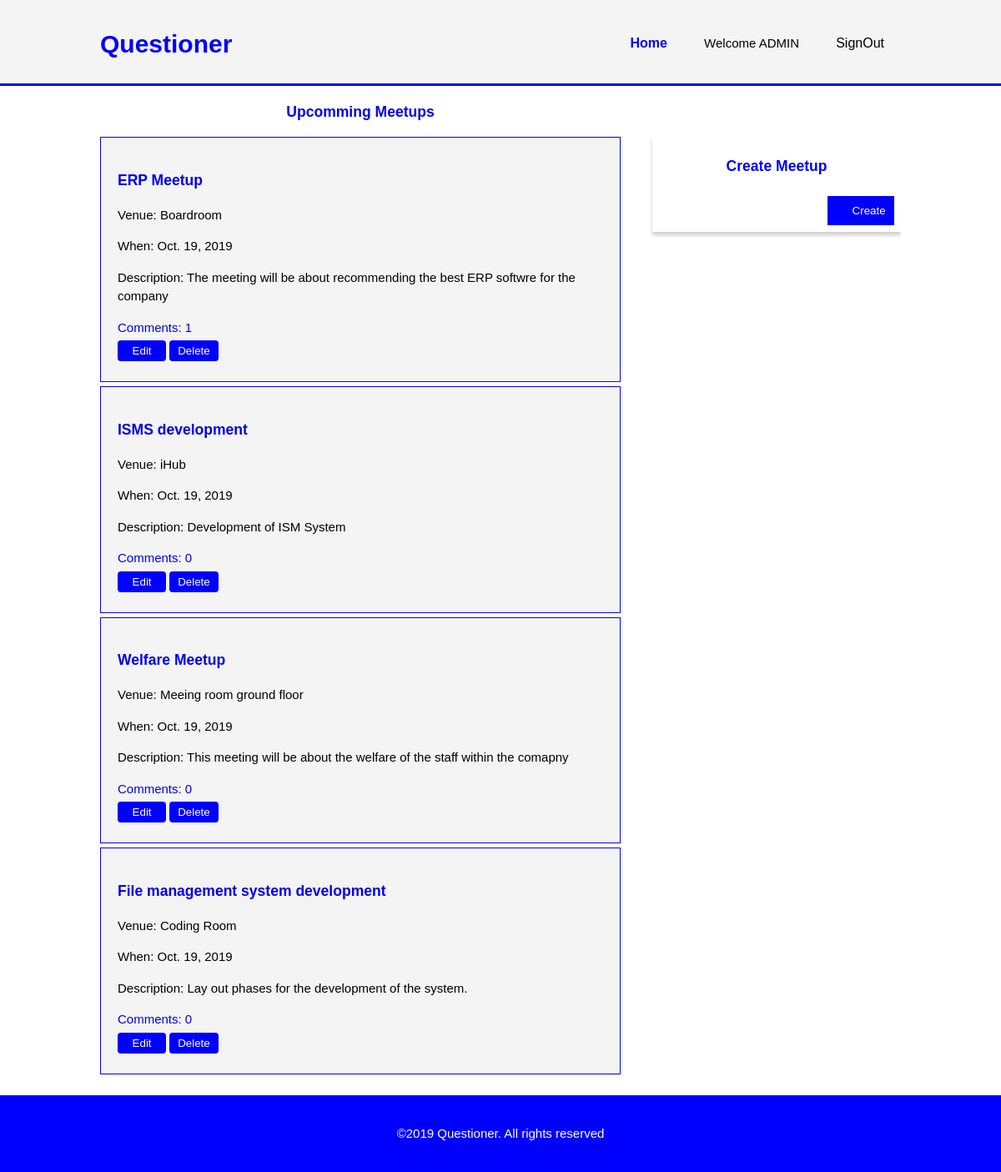
The app's page /meetups/ with its own data.
### meetup/models.py (models this page shows, shortened)
class Meetup(models.Model):
    title = models.CharField(max_length=200)
    venue = models.CharField(max_length=100)
    when = models.DateField()
    description = models.TextField()

### meetup/views.py (the view)
# urls.py: path('meetups/', views.meetups, name='meetups'),
def meetups(request):
    if request.method == "POST":
        form = PostMeetup(request.POST)
        if form.is_valid():
            form.save()
        return redirect("/meetups")
    else:
        meetups = Meetup.objects.order_by('-when')
    return render(request, 'admin.html', {"meetups": meetups})

### meetup/templates/admin.html (shortened to what this page needs)
<!DOCTYPE html>
<html>
  <head>
    <link rel="stylesheet" href="../static/css/admin.css" />
  </head>
  <body>
    <header>
      <div class="container">
        <div id="branding">
          <h1><span class="highlight">Questioner</span></h1>
        </div>
        <nav>
          <ul>
            <li class="current"><a href="index.html">Home</a></li>
            <li>Welcome ADMIN</li>
            <li><a href="/logout">SignOut</a></li>
          </ul>
        </nav>
      </div>
    </header>
    <section id="main">
      <div class="container">
        <article id="main-col">
          <h1>Upcomming Meetups</h1>
          {% if meetups %}
          <ul id="questions">
            {% for meetup in meetups %}
            <li>
              <h3>
                <a href="{% url 'detail' meetup.id %}">{{ meetup.title }}</a>
              </h3>
              <p>Venue: {{ meetup.venue }}</p>
              <p>When: {{ meetup.when }}</p>
              <p>Description: {{ meetup.description }}</p>
              <a href="{% url 'detail' meetup.id %}">Comments: {{ meetup.comments.count }}</a>
              <form action="edit_meetup.html">
                <button type="submit" class="button">Edit</button>
                <button type="submit" class="button" disabled>Delete</button>
              </form>
            </li>
            {% endfor %}
          </ul>
          {% else %}
          <p>No Meetups are available.</p>
          {% endif %}
        </article>
        <aside id="sidebar">
          <h3>Create Meetup</h3>
          <form action="create.html" method="POST">
            <button type="submit" class="post-btn">Create</button>
          </form>
        </aside>
      </div>
    </section>
    <footer>
      <p>&copy;2019 Questioner. All rights reserved</p>
    </footer>
  </body>
</html>

### meetup/static/css/admin.css (style rules this page uses)
body { font-family: Arial, Helvetica, sans-serif; font-size: 15px; line-height: 1.5; margin: 0; padding: 0; }
.container { width: 80%; margin: auto; overflow: hidden; }
ul { margin: 0; padding: 0; }
header { background-color: #f4f4f4; padding-top: 30px; min-height: 70px; border-bottom: #0000FF 3px solid; }
header a { color: #000000; text-decoration: none; font-size: 16px; }
header li { display: inline; padding: 0 20px 0 20px; }
header #branding { float: left; }
header #branding h1 { margin: 0; }
header nav { float: right; margin-top: 10px; }
header .highlight, header .current a { color: #0000FF; font-weight: bold; }
ul#questions li { list-style: none; padding: 20px; border: #0000FF 1px solid; margin-bottom: 5px; background-color: #f4f4f4; }
ul#questions a { text-decoration: none; }
article h1 { color: #0000FF; text-align: center; }
.button { width: 10%; background-color:#0000FF; color: white; padding: 5px 5px; margin: 4px 0; border: none; border-radius: 4px; cursor: pointer; }
.post-btn { float: right; background-color: #0000FF; color: #ffffff; width: 30%; cursor: pointer; border: 3px solid; margin-top: 10px; margin-right:0; padding: 10px 30px; text-align: center; }
aside#sidebar { float: right; width: 30%; margin-top: 60px; box-shadow: 0 4px 5px 0 rgba(0,0,0,0.2); transition: 0.3s; padding: 5px 5px; position: relative; margin-bottom: 130px; margin-right: auto; margin-left: auto; }
aside#sidebar h3 { text-align: center; margin-bottom: 10px; color: #0000FF; }
article#main-col { float: left; width: 65%; }
footer { padding: 20px; margin-top: 20px; text-align: center; color: #ffffff; background-color: #0000FF; }

### records on screen
Meetup: title "ERP Meetup", venue "Boardroom", when "Oct. 19, 2019", description "The meeting will be about recommending the best ERP softwre for the company", comments.count "1"
Meetup: title "ISMS development", venue "iHub", when "Oct. 19, 2019", description "Development of ISM System", comments.count "0"
Meetup: title "Welfare Meetup", venue "Meeing room ground floor", when "Oct. 19, 2019", description "This meeting will be about the welfare of the staff within the comapny", comments.count "0"
Meetup: title "File management system development", venue "Coding Room", when "Oct. 19, 2019", description "Lay out phases for the development of the system.", comments.count "0"
